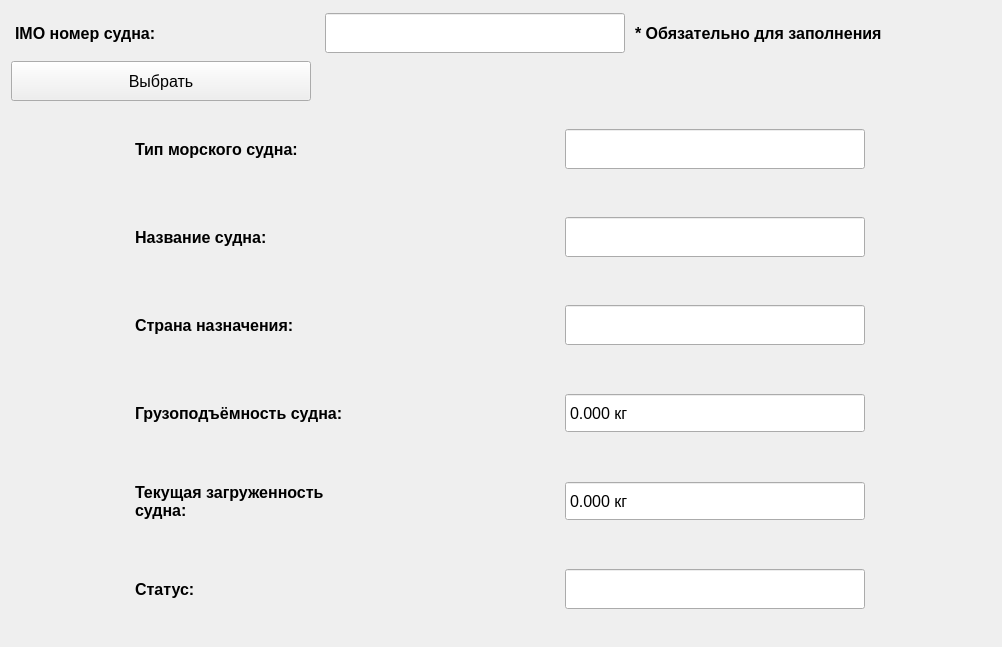
      <widget class="QWidget" name="scrollAreaWidgetContents_5">
       <property name="geometry">
        <rect>
         <x>0</x>
         <y>0</y>
         <width>1002</width>
         <height>647</height>
        </rect>
       </property>
       <layout class="QVBoxLayout" name="verticalLayout_5">
        <item>
         <layout class="QHBoxLayout" name="horizontalLayout_181">
          <item>
           <widget class="QLabel" name="ship_IMO_read_label">
            <property name="sizePolicy">
             <sizepolicy hsizetype="Fixed" vsizetype="Fixed">
              <horstretch>0</horstretch>
              <verstretch>0</verstretch>
             </sizepolicy>
            </property>
            <property name="minimumSize">
             <size>
              <width>300</width>
              <height>40</height>
             </size>
            </property>
            <property name="font">
             <font>
              <pointsize>12</pointsize>
              <bold>true</bold>
             </font>
            </property>
            <property name="text">
             <string>IMO номер судна:</string>
            </property>
           </widget>
          </item>
          <item>
           <widget class="QLineEdit" name="ship_IMO_read_edit">
            <property name="sizePolicy">
             <sizepolicy hsizetype="Fixed" vsizetype="Fixed">
              <horstretch>0</horstretch>
              <verstretch>0</verstretch>
             </sizepolicy>
            </property>
            <property name="minimumSize">
             <size>
              <width>300</width>
              <height>40</height>
             </size>
            </property>
            <property name="font">
             <font>
              <pointsize>12</pointsize>
             </font>
            </property>
           </widget>
          </item>
          <item>
           <widget class="QLabel" name="ship_IMO_read_note_label">
            <property name="sizePolicy">
             <sizepolicy hsizetype="Fixed" vsizetype="Fixed">
              <horstretch>0</horstretch>
              <verstretch>0</verstretch>
             </sizepolicy>
            </property>
            <property name="minimumSize">
             <size>
              <width>350</width>
              <height>40</height>
             </size>
            </property>
            <property name="font">
             <font>
              <pointsize>12</pointsize>
              <bold>true</bold>
             </font>
            </property>
            <property name="text">
             <string>* Обязательно для заполнения</string>
            </property>
           </widget>
          </item>
         </layout>
        </item>
        <item>
         <layout class="QHBoxLayout" name="horizontalLayout_184">
          <item>
           <widget class="QPushButton" name="ship_choose_read_button">
            <property name="enabled">
             <bool>true</bool>
            </property>
            <property name="minimumSize">
             <size>
              <width>300</width>
              <height>40</height>
             </size>
            </property>
            <property name="maximumSize">
             <size>
              <width>300</width>
              <height>40</height>
             </size>
            </property>
            <property name="font">
             <font>
              <pointsize>12</pointsize>
             </font>
            </property>
            <property name="text">
             <string>Выбрать</string>
            </property>
           </widget>
          </item>
          <item>
           <widget class="QLabel" name="ship_choose_read_label">
            <property name="minimumSize">
             <size>
              <width>650</width>
              <height>40</height>
             </size>
            </property>
            <property name="maximumSize">
             <size>
              <width>16777215</width>
              <height>40</height>
             </size>
            </property>
            <property name="font">
             <font>
              <pointsize>12</pointsize>
              <bold>true</bold>
             </font>
            </property>
            <property name="text">
             <string/>
            </property>
           </widget>
          </item>
         </layout>
        </item>
        <item>
         <layout class="QHBoxLayout" name="horizontalLayout_182">
          <item>
           <widget class="QLabel" name="ship_type_read_label">
            <property name="sizePolicy">
             <sizepolicy hsizetype="Fixed" vsizetype="Fixed">
              <horstretch>0</horstretch>
              <verstretch>0</verstretch>
             </sizepolicy>
            </property>
            <property name="minimumSize">
             <size>
              <width>300</width>
              <height>80</height>
             </size>
            </property>
            <property name="font">
             <font>
              <pointsize>12</pointsize>
              <bold>true</bold>
             </font>
            </property>
            <property name="text">
             <string>Тип морского судна:</string>
            </property>
           </widget>
          </item>
          <item>
           <widget class="QLineEdit" name="ship_type_read_edit">
            <property name="sizePolicy">
             <sizepolicy hsizetype="Fixed" vsizetype="Fixed">
              <horstretch>0</horstretch>
              <verstretch>0</verstretch>
             </sizepolicy>
            </property>
            <property name="minimumSize">
             <size>
              <width>300</width>
              <height>40</height>
             </size>
            </property>
            <property name="font">
             <font>
              <pointsize>12</pointsize>
             </font>
            </property>
            <property name="readOnly">
             <bool>true</bool>
            </property>
           </widget>
          </item>
         </layout>
        </item>
        <item>
         <layout class="QHBoxLayout" name="horizontalLayout_183">
          <item>
           <widget class="QLabel" name="ship_name_read_label">
            <property name="sizePolicy">
             <sizepolicy hsizetype="Fixed" vsizetype="Fixed">
              <horstretch>0</horstretch>
              <verstretch>0</verstretch>
             </sizepolicy>
            </property>
            <property name="minimumSize">
             <size>
              <width>300</width>
              <height>80</height>
             </size>
            </property>
            <property name="font">
             <font>
              <pointsize>12</pointsize>
              <bold>true</bold>
             </font>
            </property>
            <property name="text">
             <string>Название судна:</string>
            </property>
           </widget>
          </item>
          <item>
           <widget class="QLineEdit" name="ship_name_read_edit">
            <property name="sizePolicy">
             <sizepolicy hsizetype="Fixed" vsizetype="Fixed">
              <horstretch>0</horstretch>
              <verstretch>0</verstretch>
             </sizepolicy>
            </property>
            <property name="minimumSize">
             <size>
              <width>300</width>
              <height>40</height>
             </size>
            </property>
            <property name="font">
             <font>
              <pointsize>12</pointsize>
             </font>
            </property>
            <property name="readOnly">
             <bool>true</bool>
            </property>
           </widget>
          </item>
         </layout>
        </item>
        <item>
         <layout class="QHBoxLayout" name="horizontalLayout_187">
          <item>
           <widget class="QLabel" name="ship_country_read_label">
            <property name="sizePolicy">
             <sizepolicy hsizetype="Fixed" vsizetype="Fixed">
              <horstretch>0</horstretch>
              <verstretch>0</verstretch>
             </sizepolicy>
            </property>
            <property name="minimumSize">
             <size>
              <width>300</width>
              <height>80</height>
             </size>
            </property>
            <property name="font">
             <font>
              <pointsize>12</pointsize>
              <bold>true</bold>
             </font>
            </property>
            <property name="text">
             <string>Страна назначения:</string>
            </property>
           </widget>
          </item>
          <item>
           <widget class="QLineEdit" name="ship_country_read_edit">
            <property name="sizePolicy">
             <sizepolicy hsizetype="Fixed" vsizetype="Fixed">
              <horstretch>0</horstretch>
              <verstretch>0</verstretch>
             </sizepolicy>
            </property>
            <property name="minimumSize">
             <size>
              <width>300</width>
              <height>40</height>
             </size>
            </property>
            <property name="font">
             <font>
              <pointsize>12</pointsize>
             </font>
            </property>
            <property name="readOnly">
             <bool>true</bool>
            </property>
           </widget>
          </item>
         </layout>
        </item>
        <item>
         <layout class="QHBoxLayout" name="horizontalLayout_185">
          <item>
           <widget class="QLabel" name="ship_carrying_read_label">
            <property name="sizePolicy">
             <sizepolicy hsizetype="Fixed" vsizetype="Fixed">
              <horstretch>0</horstretch>
              <verstretch>0</verstretch>
             </sizepolicy>
            </property>
            <property name="minimumSize">
             <size>
              <width>300</width>
              <height>80</height>
             </size>
            </property>
            <property name="font">
             <font>
              <pointsize>12</pointsize>
              <bold>true</bold>
             </font>
            </property>
            <property name="text">
             <string>Грузоподъёмность судна:</string>
            </property>
           </widget>
          </item>
          <item>
           <widget class="QDoubleSpinBox" name="ship_carrying_read_spin">
            <property name="minimumSize">
             <size>
              <width>300</width>
              <height>40</height>
             </size>
            </property>
            <property name="maximumSize">
             <size>
              <width>300</width>
              <height>16777215</height>
             </size>
            </property>
            <property name="baseSize">
             <size>
              <width>300</width>
              <height>0</height>
             </size>
            </property>
            <property name="font">
             <font>
              <pointsize>12</pointsize>
             </font>
            </property>
            <property name="readOnly">
             <bool>true</bool>
            </property>
            <property name="buttonSymbols">
             <enum>QAbstractSpinBox::ButtonSymbols::NoButtons</enum>
            </property>
            <property name="suffix">
             <string> кг</string>
            </property>
            <property name="decimals">
             <number>3</number>
            </property>
            <property name="maximum">
             <double>10000000.000000000000000</double>
            </property>
            <property name="singleStep">
             <double>0.001000000000000</double>
            </property>
            <property name="value">
             <double>0.000000000000000</double>
            </property>
           </widget>
          </item>
         </layout>
        </item>
        <item>
         <layout class="QHBoxLayout" name="horizontalLayout_186">
          <item>
           <widget class="QLabel" name="workload_read_label">
            <property name="sizePolicy">
             <sizepolicy hsizetype="Fixed" vsizetype="Fixed">
              <horstretch>0</horstretch>
              <verstretch>0</verstretch>
             </sizepolicy>
            </property>
            <property name="minimumSize">
             <size>
              <width>300</width>
              <height>80</height>
             </size>
            </property>
            <property name="font">
             <font>
              <pointsize>12</pointsize>
              <bold>true</bold>
             </font>
            </property>
            <property name="text">
             <string>Текущая загруженность
судна:</string>
            </property>
           </widget>
          </item>
          <item>
           <widget class="QDoubleSpinBox" name="workload_read_spin">
            <property name="minimumSize">
             <size>
              <width>300</width>
              <height>40</height>
             </size>
            </property>
            <property name="maximumSize">
             <size>
              <width>300</width>
              <height>16777215</height>
             </size>
            </property>
            <property name="baseSize">
             <size>
              <width>300</width>
              <height>0</height>
             </size>
            </property>
            <property name="font">
             <font>
              <pointsize>12</pointsize>
             </font>
            </property>
            <property name="readOnly">
             <bool>true</bool>
            </property>
            <property name="buttonSymbols">
             <enum>QAbstractSpinBox::ButtonSymbols::NoButtons</enum>
            </property>
            <property name="suffix">
             <string> кг</string>
            </property>
            <property name="decimals">
             <number>3</number>
            </property>
            <property name="maximum">
             <double>10000000.000000000000000</double>
            </property>
            <property name="singleStep">
             <double>0.001000000000000</double>
            </property>
           </widget>
          </item>
         </layout>
        </item>
        <item>
         <layout class="QHBoxLayout" name="horizontalLayout_188">
          <item>
           <widget class="QLabel" name="ship_status_read_label">
            <property name="sizePolicy">
             <sizepolicy hsizetype="Fixed" vsizetype="Fixed">
              <horstretch>0</horstretch>
              <verstretch>0</verstretch>
             </sizepolicy>
            </property>
            <property name="minimumSize">
             <size>
              <width>300</width>
              <height>80</height>
             </size>
            </property>
            <property name="font">
             <font>
              <pointsize>12</pointsize>
              <bold>true</bold>
             </font>
            </property>
            <property name="text">
             <string>Статус:</string>
            </property>
           </widget>
          </item>
          <item>
           <widget class="QLineEdit" name="ship_status_read_edit">
            <property name="sizePolicy">
             <sizepolicy hsizetype="Fixed" vsizetype="Fixed">
              <horstretch>0</horstretch>
              <verstretch>0</verstretch>
             </sizepolicy>
            </property>
            <property name="minimumSize">
             <size>
              <width>300</width>
              <height>40</height>
             </size>
            </property>
            <property name="font">
             <font>
              <pointsize>12</pointsize>
             </font>
            </property>
            <property name="readOnly">
             <bool>true</bool>
            </property>
           </widget>
          </item>
         </layout>
        </item>
       </layout>
      </widget>
